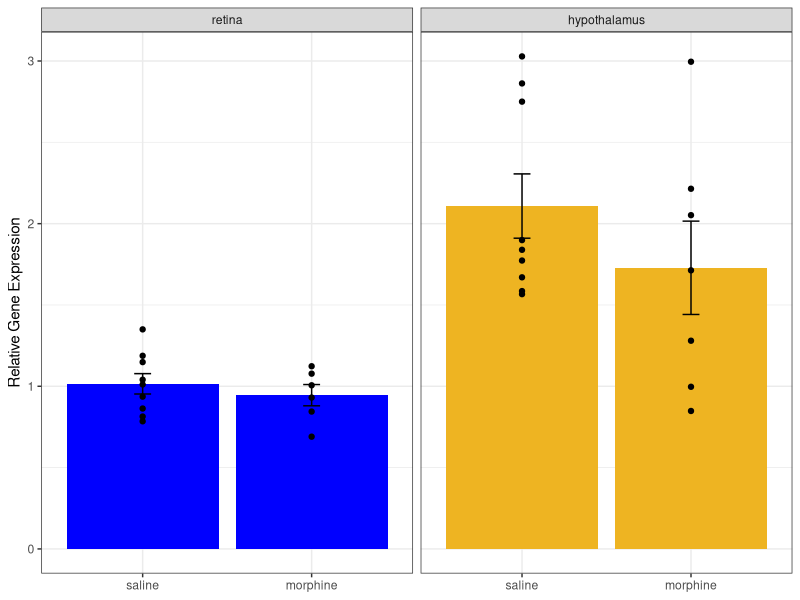
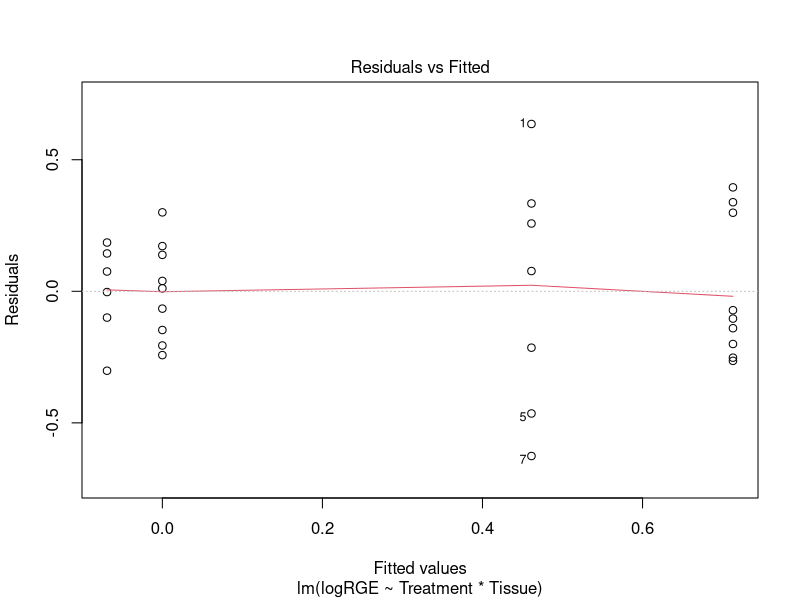
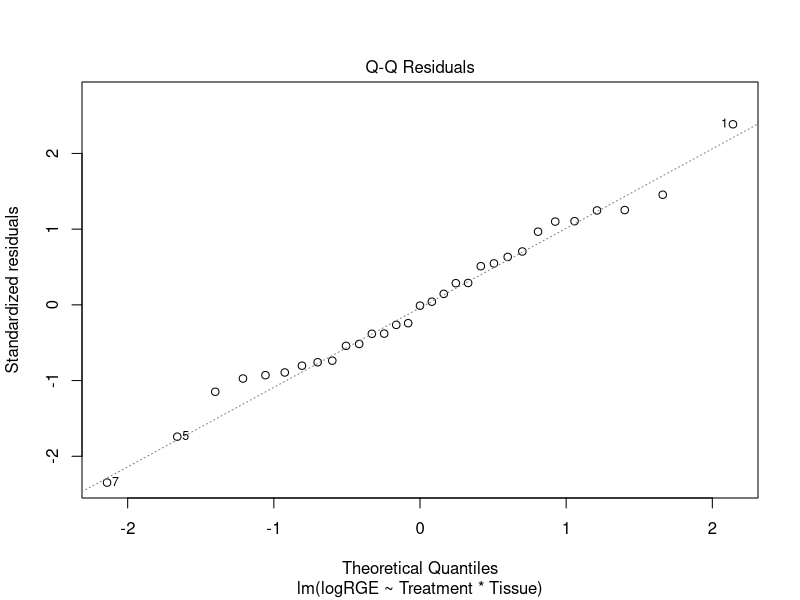
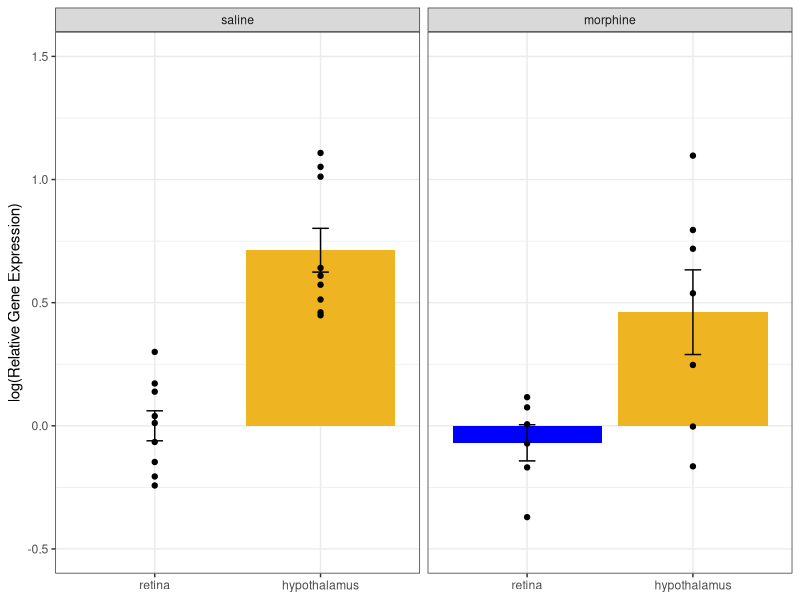

Recreate these plots in R, in order.
## ---- chunk 1
library(tidyverse)
library(forcats)
library(ggpubr)
## ---- chunk 2
getwd()
pgp <- read.csv("Abcb1a-ret-hyp-total.csv", fileEncoding = 'UTF-8-BOM')
pgp <- pgp %>% mutate(Tissue = fct_relevel(Tissue, c("retina", "hypothalamus")),
                      Treatment = fct_relevel(as.factor(Treatment), c("saline", "morphine")))

#removing the outlier
pgp <- pgp %>% filter(RelativeGE<3.5)

pgp_plot <- pgp %>% ggplot(aes(x=Treatment, y=RelativeGE)) +
  stat_summary(fun = 'mean', geom="bar", aes(fill=Tissue)) +
  stat_summary(fun.data = mean_se, geom = "errorbar", width=.1) +
  geom_point() +
  facet_wrap(~Tissue) +
  theme_bw() %+replace%
  theme(axis.title.x=element_blank(),
        legend.position = "none") +
  labs(y="Relative Gene Expression") +
  scale_fill_manual(values = c("blue", "goldenrod2"))
  
pgp_plot

#ggsave(filename = "../figures/pgp_plot_tissue.svg", plot = pgp_plot, height=4, width=6)

#non-normal
shapiro.test(pgp$RelativeGE)
shapiro.test(sqrt(pgp$RelativeGE))
#normal
shapiro.test(log(pgp$RelativeGE))
shapiro.test(log2(pgp$RelativeGE))

pgp <- pgp %>% mutate(logRGE = log(RelativeGE))

car::leveneTest(logRGE ~ Tissue * Treatment, pgp)

pgp_log_lm <- lm(logRGE ~ Treatment * Tissue, pgp)

plot(pgp_log_lm, which=c(1,2))

anova(pgp_log_lm)
emmeans::emmeans(pgp_log_lm, pairwise ~ Treatment | Tissue)$contrasts
emmeans::emmeans(pgp_log_lm, pairwise ~ Tissue | Treatment)$contrasts


pgp_log_plot <- pgp %>% ggplot(aes(x=Tissue, y=logRGE)) +
  stat_summary(fun = 'mean', geom="bar", aes(fill=Tissue)) +
  stat_summary(fun.data = mean_se, geom = "errorbar", width=.1) +
  geom_point() +
  facet_wrap(~Treatment) +
  theme_bw() %+replace%
  theme(axis.title.x=element_blank(),
        legend.position="none") +
  labs(y="log(Relative Gene Expression)") +
  ylim(-0.5, 1.5) +
  scale_fill_manual(values = c("blue", "goldenrod2"))

pgp_log_plot

#ggsave(filename = "../figures/pgp_log_plot_trt.svg", plot = pgp_log_plot, height=4, width=6)
